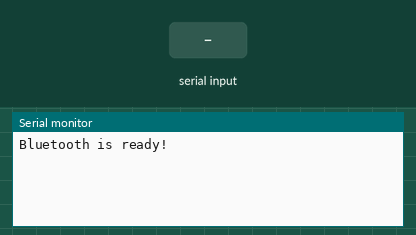
This sketch was run on a simulated ESP32. On the bench: the last lines printed to the serial monitor. The test bench sets the inputs (shaded band). Nothing arrives over Bluetooth unless stated.

Above: at 1.2 s.
1.3 s: "HELLO" received over the second serial link
At 2.6 s:
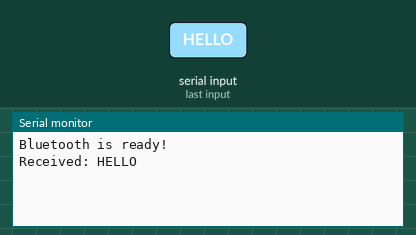
3.8 s: "LED" received over the second serial link
At 5.7 s:
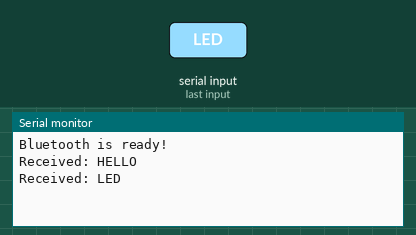
6.3 s: "1" received over the second serial link
At 7.7 s:
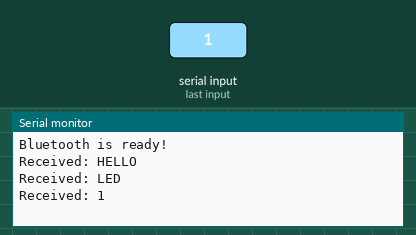

Measured:
- after the input at 1.3 s, the serial monitor: prints a new line after 1.0 s (image 1)
- after the input at 3.8 s, the serial monitor: prints a new line after 1.0 s (image 2)
- after the input at 6.3 s, the serial monitor: prints a new line after 1.0 s (image 3)

The sketch:

bluetooth_com_program_2.ino
```cpp
#include "BluetoothSerial.h"

BluetoothSerial SerialBT;

void setup() {
  Serial.begin(115200);
  SerialBT.begin("ESP32_BT_DEMO");

  Serial.println("Bluetooth is ready!");
}

// Usage of a function inside a program
// ------ Function to handle received message
void handleMessage(String msg) {
  msg.trim(); // remove extra spaces/newlines

  Serial.print("Received: ");
  Serial.println(msg);

  // Example logic
  if (msg == "HELLO") {
    SerialBT.println("Hi there! 👋");
  }
  else if (msg == "LED") {
    SerialBT.println("Imagine controlling an LED 😄");
  }
  else {
    SerialBT.println("You said: " + msg);
  }
}

void loop() {
  if (SerialBT.available()) {
    String message = SerialBT.readString();

    // ------- Call the function instead of writing logic here -----
    handleMessage(message);
  }
}
```
